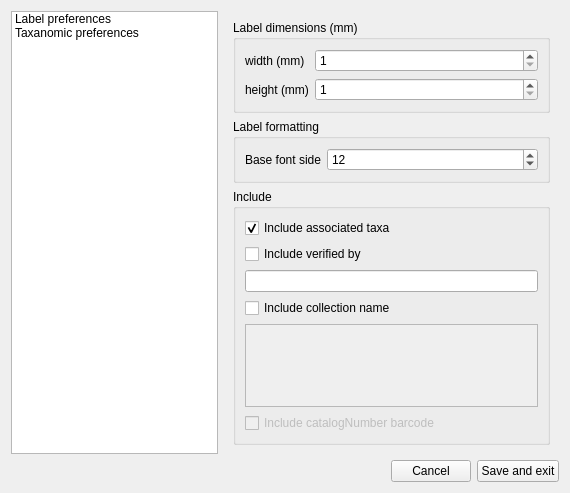
<?xml version="1.0" encoding="UTF-8"?>
<ui version="4.0">
 <class>settingsWindow</class>
 <widget class="QMainWindow" name="settingsWindow">
  <property name="geometry">
   <rect>
    <x>0</x>
    <y>0</y>
    <width>570</width>
    <height>493</height>
   </rect>
  </property>
  <property name="minimumSize">
   <size>
    <width>0</width>
    <height>0</height>
   </size>
  </property>
  <property name="windowTitle">
   <string>Preferences</string>
  </property>
  <widget class="QWidget" name="centralwidget">
   <layout class="QGridLayout" name="gridLayout_2">
    <item row="0" column="0">
     <layout class="QVBoxLayout" name="verticalLayout" stretch="0,3">
      <property name="sizeConstraint">
       <enum>QLayout::SetDefaultConstraint</enum>
      </property>
      <property name="leftMargin">
       <number>2</number>
      </property>
      <property name="topMargin">
       <number>2</number>
      </property>
      <property name="rightMargin">
       <number>2</number>
      </property>
      <property name="bottomMargin">
       <number>2</number>
      </property>
      <item>
       <layout class="QHBoxLayout" name="upperHorizontalLayout">
        <item>
         <widget class="QListWidget" name="selectionWidget">
          <property name="sizePolicy">
           <sizepolicy hsizetype="Expanding" vsizetype="Expanding">
            <horstretch>0</horstretch>
            <verstretch>0</verstretch>
           </sizepolicy>
          </property>
          <property name="lineWidth">
           <number>1</number>
          </property>
          <item>
           <property name="text">
            <string>Label preferences</string>
           </property>
          </item>
          <item>
           <property name="text">
            <string>Taxanomic preferences</string>
           </property>
          </item>
         </widget>
        </item>
        <item>
         <widget class="QStackedWidget" name="stackedWidget">
          <property name="sizePolicy">
           <sizepolicy hsizetype="Preferred" vsizetype="Preferred">
            <horstretch>1</horstretch>
            <verstretch>0</verstretch>
           </sizepolicy>
          </property>
          <property name="currentIndex">
           <number>0</number>
          </property>
          <widget class="QWidget" name="labelPrefPage">
           <layout class="QGridLayout" name="gridLayout">
            <item row="0" column="0">
             <widget class="QGroupBox" name="labelDimentionsGroup">
              <property name="title">
               <string>Label dimensions (mm)</string>
              </property>
              <layout class="QFormLayout" name="formLayout_4">
               <item row="1" column="0">
                <widget class="QLabel" name="xLabel">
                 <property name="text">
                  <string>width (mm)</string>
                 </property>
                </widget>
               </item>
               <item row="1" column="1">
                <widget class="QSpinBox" name="value_X">
                 <property name="minimum">
                  <number>1</number>
                 </property>
                 <property name="maximum">
                  <number>9999</number>
                 </property>
                </widget>
               </item>
               <item row="2" column="0">
                <widget class="QLabel" name="yLabel">
                 <property name="text">
                  <string>height (mm)</string>
                 </property>
                </widget>
               </item>
               <item row="2" column="1">
                <widget class="QSpinBox" name="value_Y">
                 <property name="minimum">
                  <number>1</number>
                 </property>
                 <property name="maximum">
                  <number>9999</number>
                 </property>
                </widget>
               </item>
              </layout>
             </widget>
            </item>
            <item row="2" column="0">
             <widget class="QGroupBox" name="labelIncludeGroup">
              <property name="title">
               <string>Include</string>
              </property>
              <layout class="QFormLayout" name="formLayout_3">
               <item row="2" column="0">
                <widget class="QCheckBox" name="value_inc_Associated">
                 <property name="text">
                  <string>Include associated taxa</string>
                 </property>
                 <property name="checked">
                  <bool>true</bool>
                 </property>
                </widget>
               </item>
               <item row="3" column="0">
                <widget class="QCheckBox" name="value_inc_VerifiedBy">
                 <property name="text">
                  <string>Include verified by</string>
                 </property>
                </widget>
               </item>
               <item row="5" column="0" colspan="2">
                <widget class="QLineEdit" name="value_VerifiedBy"/>
               </item>
               <item row="6" column="0">
                <widget class="QCheckBox" name="value_inc_CollectionName">
                 <property name="text">
                  <string>Include collection name</string>
                 </property>
                </widget>
               </item>
               <item row="7" column="0" colspan="2">
                <widget class="QPlainTextEdit" name="value_CollectionName">
                 <property name="enabled">
                  <bool>false</bool>
                 </property>
                </widget>
               </item>
               <item row="8" column="0">
                <widget class="QCheckBox" name="value_inc_Barcode">
                 <property name="enabled">
                  <bool>false</bool>
                 </property>
                 <property name="text">
                  <string>Include catalogNumber barcode</string>
                 </property>
                </widget>
               </item>
              </layout>
             </widget>
            </item>
            <item row="1" column="0">
             <widget class="QGroupBox" name="groupBox_2">
              <property name="title">
               <string>Label formatting</string>
              </property>
              <layout class="QFormLayout" name="formLayout">
               <item row="0" column="0">
                <widget class="QLabel" name="relFontLabell">
                 <property name="text">
                  <string>Base font side</string>
                 </property>
                </widget>
               </item>
               <item row="0" column="1">
                <widget class="QSpinBox" name="value_RelFont">
                 <property name="value">
                  <number>12</number>
                 </property>
                </widget>
               </item>
              </layout>
             </widget>
            </item>
           </layout>
          </widget>
          <widget class="QWidget" name="TaxPrefPage">
           <layout class="QGridLayout" name="gridLayout_3">
            <item row="0" column="0">
             <widget class="QGroupBox" name="groupBox">
              <property name="title">
               <string>Taxanomic alignment</string>
              </property>
              <layout class="QFormLayout" name="formLayout_5">
               <item row="0" column="0">
                <widget class="QLabel" name="label_TaxAlignSource">
                 <property name="text">
                  <string>Source</string>
                 </property>
                </widget>
               </item>
               <item row="0" column="1">
                <widget class="QComboBox" name="value_TaxAlignSource">
                 <item>
                  <property name="text">
                   <string>Catalog of Life (web api)</string>
                  </property>
                 </item>
                 <item>
                  <property name="text">
                   <string>ITIS (local)</string>
                  </property>
                 </item>
                </widget>
               </item>
               <item row="1" column="0">
                <widget class="QLabel" name="label_NameChangePolicy">
                 <property name="text">
                  <string>Name change policy</string>
                 </property>
                </widget>
               </item>
               <item row="1" column="1">
                <widget class="QComboBox" name="value_NameChangePolicy">
                 <item>
                  <property name="text">
                   <string>Always ask</string>
                  </property>
                 </item>
                 <item>
                  <property name="text">
                   <string>Accept all suggestions</string>
                  </property>
                 </item>
                 <item>
                  <property name="text">
                   <string>Fill all blanks</string>
                  </property>
                 </item>
                </widget>
               </item>
               <item row="2" column="0">
                <widget class="QLabel" name="label_AuthChangePolicy">
                 <property name="text">
                  <string>Authority change policy</string>
                 </property>
                </widget>
               </item>
               <item row="2" column="1">
                <widget class="QComboBox" name="value_AuthChangePolicy">
                 <item>
                  <property name="text">
                   <string>Accept all suggestions</string>
                  </property>
                 </item>
                 <item>
                  <property name="text">
                   <string>Always ask</string>
                  </property>
                 </item>
                 <item>
                  <property name="text">
                   <string>Fill in blanks</string>
                  </property>
                 </item>
                </widget>
               </item>
              </layout>
             </widget>
            </item>
           </layout>
          </widget>
         </widget>
        </item>
       </layout>
      </item>
      <item>
       <layout class="QHBoxLayout" name="lowerHorizontalLayout">
        <item>
         <spacer name="lowerHorizontalSpacer">
          <property name="orientation">
           <enum>Qt::Horizontal</enum>
          </property>
          <property name="sizeHint" stdset="0">
           <size>
            <width>40</width>
            <height>20</height>
           </size>
          </property>
         </spacer>
        </item>
        <item>
         <widget class="QPushButton" name="button_Cancel">
          <property name="text">
           <string>Cancel</string>
          </property>
         </widget>
        </item>
        <item>
         <widget class="QPushButton" name="button_SaveExit">
          <property name="text">
           <string>Save and exit</string>
          </property>
          <property name="autoDefault">
           <bool>false</bool>
          </property>
         </widget>
        </item>
       </layout>
      </item>
     </layout>
    </item>
   </layout>
  </widget>
  <widget class="QMenuBar" name="menubar">
   <property name="geometry">
    <rect>
     <x>0</x>
     <y>0</y>
     <width>570</width>
     <height>22</height>
    </rect>
   </property>
   <property name="defaultUp">
    <bool>false</bool>
   </property>
  </widget>
 </widget>
 <resources>
  <include location="resources/Resources.qrc"/>
 </resources>
 <connections>
  <connection>
   <sender>selectionWidget</sender>
   <signal>currentRowChanged(int)</signal>
   <receiver>stackedWidget</receiver>
   <slot>setCurrentIndex(int)</slot>
   <hints>
    <hint type="sourcelabel">
     <x>126</x>
     <y>233</y>
    </hint>
    <hint type="destinationlabel">
     <x>432</x>
     <y>252</y>
    </hint>
   </hints>
  </connection>
  <connection>
   <sender>value_inc_VerifiedBy</sender>
   <signal>toggled(bool)</signal>
   <receiver>value_VerifiedBy</receiver>
   <slot>setEnabled(bool)</slot>
   <hints>
    <hint type="sourcelabel">
     <x>282</x>
     <y>223</y>
    </hint>
    <hint type="destinationlabel">
     <x>365</x>
     <y>258</y>
    </hint>
   </hints>
  </connection>
  <connection>
   <sender>value_inc_VerifiedBy</sender>
   <signal>stateChanged(int)</signal>
   <receiver>value_VerifiedBy</receiver>
   <slot>setFocus()</slot>
   <hints>
    <hint type="sourcelabel">
     <x>308</x>
     <y>228</y>
    </hint>
    <hint type="destinationlabel">
     <x>314</x>
     <y>262</y>
    </hint>
   </hints>
  </connection>
  <connection>
   <sender>value_inc_CollectionName</sender>
   <signal>toggled(bool)</signal>
   <receiver>value_CollectionName</receiver>
   <slot>setEnabled(bool)</slot>
   <hints>
    <hint type="sourcelabel">
     <x>240</x>
     <y>297</y>
    </hint>
    <hint type="destinationlabel">
     <x>243</x>
     <y>331</y>
    </hint>
   </hints>
  </connection>
  <connection>
   <sender>value_inc_CollectionName</sender>
   <signal>stateChanged(int)</signal>
   <receiver>value_CollectionName</receiver>
   <slot>setFocus()</slot>
   <hints>
    <hint type="sourcelabel">
     <x>269</x>
     <y>295</y>
    </hint>
    <hint type="destinationlabel">
     <x>274</x>
     <y>324</y>
    </hint>
   </hints>
  </connection>
 </connections>
 <slots>
  <signal>currentRegionNum(int)</signal>
  <slot>addRegexPattern()</slot>
  <slot>addRegexPatternByBarcode()</slot>
  <slot>setColorchipRegion(int)</slot>
 </slots>
</ui>
